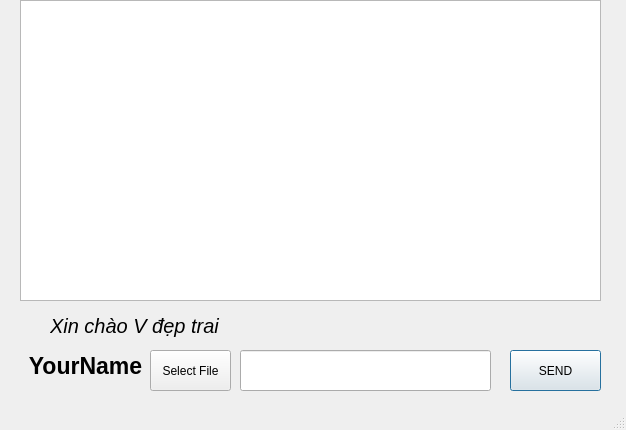
<?xml version="1.0" encoding="UTF-8"?>
<ui version="4.0">
 <class>Messenger</class>
 <widget class="QMainWindow" name="Messenger">
  <property name="geometry">
   <rect>
    <x>0</x>
    <y>0</y>
    <width>626</width>
    <height>430</height>
   </rect>
  </property>
  <property name="windowTitle">
   <string>Chat Room</string>
  </property>
  <widget class="QWidget" name="centralwidget">
   <widget class="QPushButton" name="btnSend">
    <property name="geometry">
     <rect>
      <x>510</x>
      <y>350</y>
      <width>91</width>
      <height>41</height>
     </rect>
    </property>
    <property name="text">
     <string>SEND</string>
    </property>
    <property name="autoDefault">
     <bool>true</bool>
    </property>
    <property name="default">
     <bool>true</bool>
    </property>
   </widget>
   <widget class="QLabel" name="lbName">
    <property name="geometry">
     <rect>
      <x>20</x>
      <y>350</y>
      <width>131</width>
      <height>31</height>
     </rect>
    </property>
    <property name="font">
     <font>
      <pointsize>17</pointsize>
      <bold>true</bold>
     </font>
    </property>
    <property name="text">
     <string>YourName</string>
    </property>
    <property name="alignment">
     <set>Qt::AlignCenter</set>
    </property>
   </widget>
   <widget class="QListWidget" name="lstMessage">
    <property name="geometry">
     <rect>
      <x>20</x>
      <y>0</y>
      <width>581</width>
      <height>301</height>
     </rect>
    </property>
    <property name="autoScroll">
     <bool>true</bool>
    </property>
   </widget>
   <widget class="QLabel" name="lbAnnouce">
    <property name="geometry">
     <rect>
      <x>50</x>
      <y>310</y>
      <width>551</width>
      <height>31</height>
     </rect>
    </property>
    <property name="font">
     <font>
      <pointsize>15</pointsize>
      <italic>true</italic>
      <bold>false</bold>
     </font>
    </property>
    <property name="text">
     <string>Xin chào V đẹp trai</string>
    </property>
   </widget>
   <widget class="QLineEdit" name="txtMessage">
    <property name="geometry">
     <rect>
      <x>240</x>
      <y>350</y>
      <width>251</width>
      <height>41</height>
     </rect>
    </property>
    <property name="mouseTracking">
     <bool>true</bool>
    </property>
    <property name="inputMask">
     <string/>
    </property>
    <property name="text">
     <string/>
    </property>
   </widget>
   <widget class="QPushButton" name="btnFile">
    <property name="geometry">
     <rect>
      <x>150</x>
      <y>350</y>
      <width>81</width>
      <height>41</height>
     </rect>
    </property>
    <property name="text">
     <string>Select File</string>
    </property>
   </widget>
  </widget>
  <widget class="QStatusBar" name="statusbar"/>
 </widget>
 <resources/>
 <connections/>
</ui>
